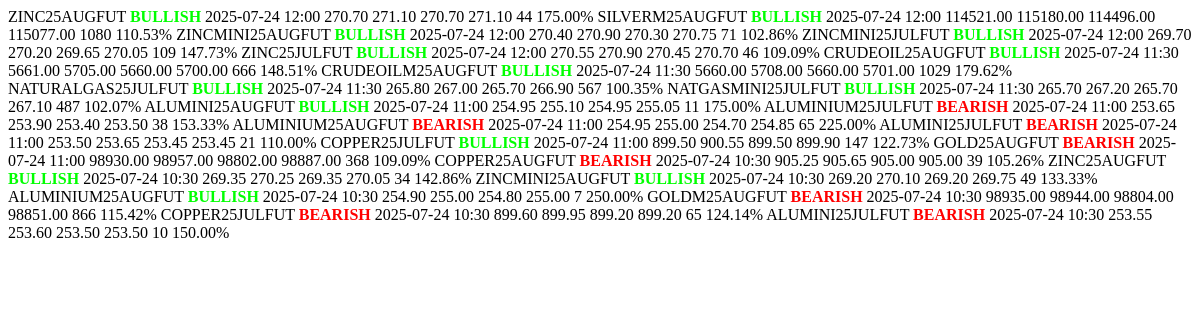
The page /signals/table on the database as committed earlier.
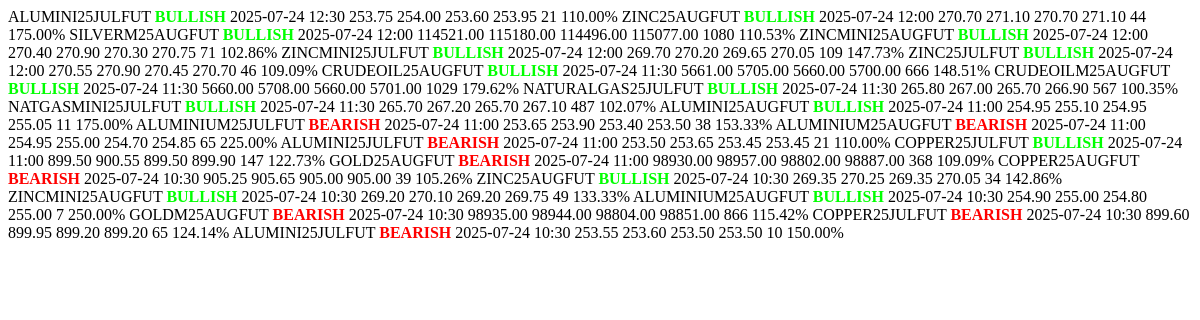
The same page on the database as committed later.
### tables this page shows
CREATE TABLE signals (
    id INTEGER PRIMARY KEY AUTOINCREMENT,
    symbol TEXT,
    signal_type TEXT,
    signal_time TEXT,
    open REAL,
    high REAL,
    low REAL,
    close REAL,
    volume REAL,
    volume_delta REAL
);

### app_vpa.py (the view)
@app.route("/signals/table")
def signal_table_partial_mcx():
    conn = sqlite3.connect('signals.db')
    conn.row_factory = sqlite3.Row
    cursor = conn.cursor()
    today = datetime.now().strftime("%Y-%m-%d")
    cursor.execute("""
        SELECT * FROM signals
        WHERE DATE(signal_time) = ?
        ORDER BY signal_time DESC
    """, (today,))
    rows = cursor.fetchall()
    conn.close()
    return render_template("partials/signal_rows.html", signals=rows)

### admin_routes.py (called while the page is built)
@admin_bp.before_app_request
def restrict_admin_pages():
    if request.path.startswith('/admin') and not session.get('user_type') == 'ADMIN':
        return redirect(url_for('login'))

### app_vpa.py (called while the page is built)
@app.before_request
def extend_session():
    session.permanent = True

### templates/partials/signal_rows.html
{% for row in signals %}
<tr>
    <td>{{ row.symbol }}</td>
    <td>
        <strong style="color: {{ 'lime' if row.signal_type == 'BULLISH' else 'red' }}">
            {{ row.signal_type }}
        </strong>
    </td>
    <td>{{ row.signal_time[:16] }}</td>
    <td>{{ "%.2f"|format(row.open) }}</td>
    <td>{{ "%.2f"|format(row.high) }}</td>
    <td>{{ "%.2f"|format(row.low) }}</td>
    <td>{{ "%.2f"|format(row.close) }}</td>
    <td>{{ "%.0f"|format(row.volume) }}</td>
    <td>{{ "%.2f"|format(row.volume_delta) }}%</td>
</tr>
{% endfor %}

Rows that differ between the two databases and show on the page:
added signals: symbol "ALUMINI25JULFUT", signal_type "BULLISH", signal_time "2025-07-24 12:30", open "253.75", high "254.00", low "253.60", close "253.95", volume "21", volume_delta "110.00"
